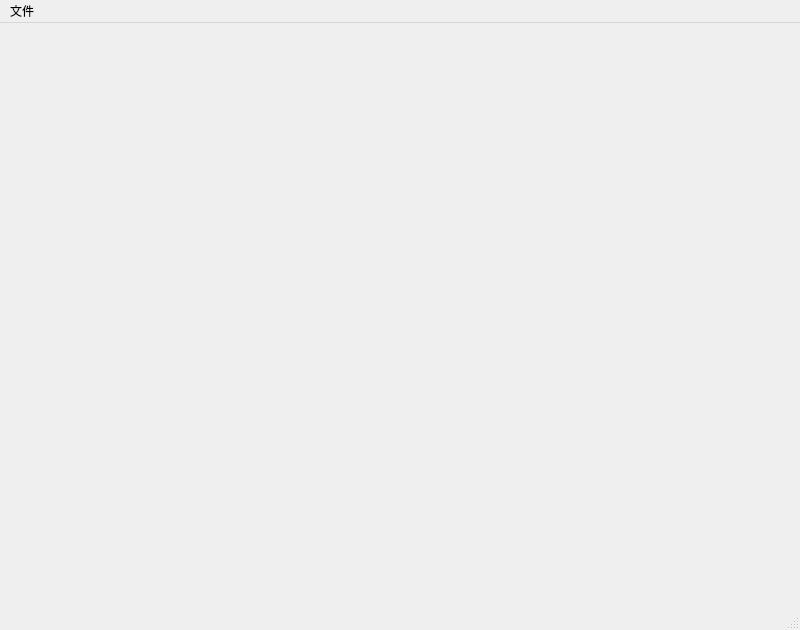
<?xml version="1.0" encoding="UTF-8"?>
<ui version="4.0">
 <class>MainWindow</class>
 <widget class="QMainWindow" name="MainWindow">
  <property name="geometry">
   <rect>
    <x>0</x>
    <y>0</y>
    <width>800</width>
    <height>630</height>
   </rect>
  </property>
  <property name="windowTitle">
   <string>MainWindow</string>
  </property>
  <widget class="QWidget" name="centralwidget"/>
  <widget class="QMenuBar" name="menubar">
   <property name="geometry">
    <rect>
     <x>0</x>
     <y>0</y>
     <width>800</width>
     <height>26</height>
    </rect>
   </property>
   <widget class="QMenu" name="menu">
    <property name="title">
     <string>文件</string>
    </property>
    <addaction name="openAction"/>
   </widget>
   <addaction name="menu"/>
  </widget>
  <widget class="QStatusBar" name="statusbar"/>
  <action name="openAction">
   <property name="text">
    <string>打开</string>
   </property>
  </action>
 </widget>
 <resources/>
 <connections/>
</ui>
